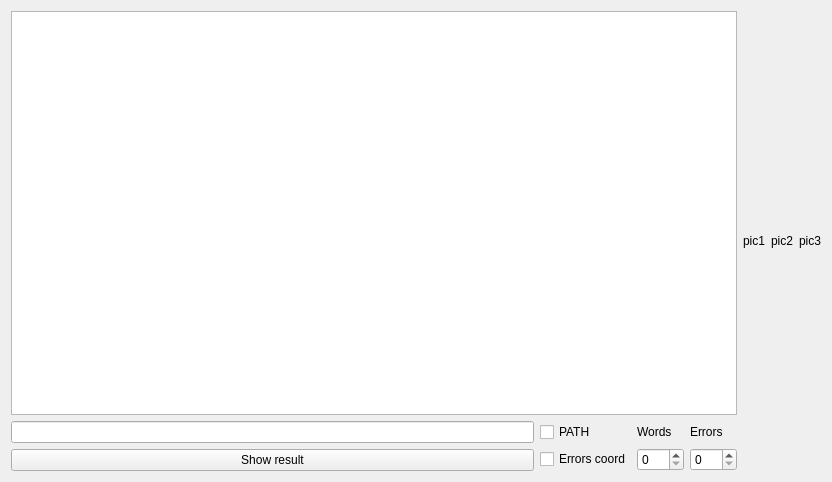
<?xml version="1.0" encoding="UTF-8"?>
<ui version="4.0">
 <class>MainWindow</class>
 <widget class="QMainWindow" name="MainWindow">
  <property name="geometry">
   <rect>
    <x>0</x>
    <y>0</y>
    <width>832</width>
    <height>482</height>
   </rect>
  </property>
  <property name="windowTitle">
   <string>MainWindow</string>
  </property>
  <widget class="QWidget" name="centralWidget">
   <layout class="QHBoxLayout" name="horizontalLayout_2">
    <item>
     <layout class="QVBoxLayout" name="verticalLayout_5">
      <item>
       <widget class="QTextEdit" name="plainTextEdit">
        <property name="readOnly">
         <bool>true</bool>
        </property>
       </widget>
      </item>
      <item>
       <layout class="QHBoxLayout" name="horizontalLayout">
        <item>
         <layout class="QVBoxLayout" name="verticalLayout_3">
          <item>
           <widget class="QLineEdit" name="lineEdit"/>
          </item>
          <item>
           <widget class="QPushButton" name="pushButton">
            <property name="text">
             <string>Show result</string>
            </property>
           </widget>
          </item>
         </layout>
        </item>
        <item>
         <layout class="QVBoxLayout" name="verticalLayout_4">
          <item>
           <widget class="QCheckBox" name="checkBox">
            <property name="text">
             <string>PATH</string>
            </property>
           </widget>
          </item>
          <item>
           <widget class="QCheckBox" name="show_errors">
            <property name="text">
             <string>Errors coord</string>
            </property>
           </widget>
          </item>
         </layout>
        </item>
        <item>
         <layout class="QVBoxLayout" name="verticalLayout">
          <item>
           <widget class="QLabel" name="label">
            <property name="text">
             <string>Words</string>
            </property>
           </widget>
          </item>
          <item>
           <widget class="QSpinBox" name="lenth_spinBox">
            <property name="maximum">
             <number>100</number>
            </property>
           </widget>
          </item>
         </layout>
        </item>
        <item>
         <layout class="QVBoxLayout" name="verticalLayout_2">
          <item>
           <widget class="QLabel" name="label_2">
            <property name="text">
             <string>Errors</string>
            </property>
           </widget>
          </item>
          <item>
           <widget class="QSpinBox" name="errors_spinBox">
            <property name="maximum">
             <number>100</number>
            </property>
           </widget>
          </item>
         </layout>
        </item>
       </layout>
      </item>
     </layout>
    </item>
    <item>
     <widget class="QLabel" name="label_3">
      <property name="text">
       <string>pic1</string>
      </property>
     </widget>
    </item>
    <item>
     <widget class="QLabel" name="label_4">
      <property name="text">
       <string>pic2</string>
      </property>
     </widget>
    </item>
    <item>
     <widget class="QLabel" name="label_5">
      <property name="text">
       <string>pic3</string>
      </property>
     </widget>
    </item>
   </layout>
  </widget>
 </widget>
 <layoutdefault spacing="6" margin="11"/>
 <resources/>
 <connections/>
</ui>
